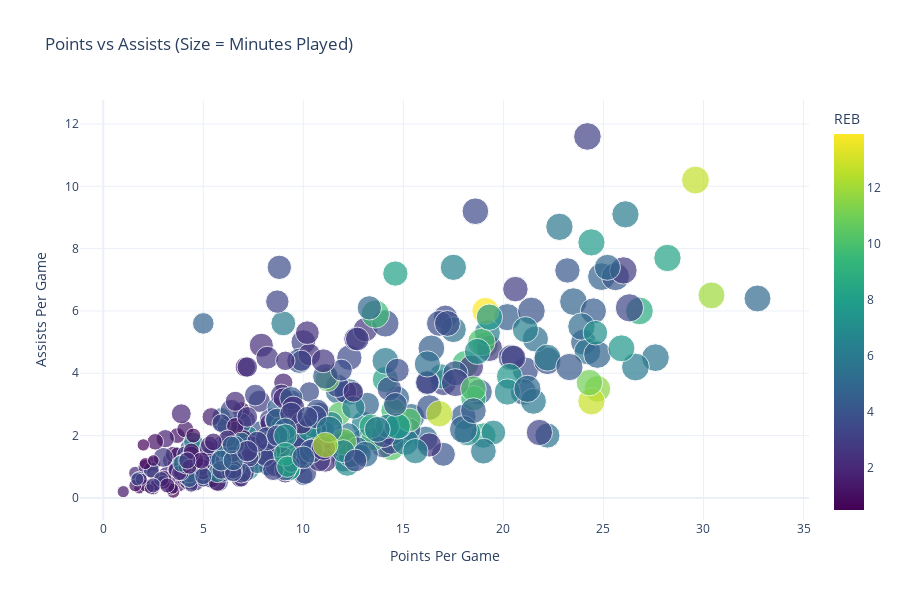

The notebook cell saved with this chart:
### Code cell
# Interactive scatter plot using Plotly
fig = px.scatter(df_work, x='PTS', y='AST', size='MIN', 
                 hover_name='PLAYER_NAME',
                 hover_data=['REB', 'FG3A', 'STL', 'BLK'],
                 title='Points vs Assists (Size = Minutes Played)',
                 labels={'PTS': 'Points Per Game', 'AST': 'Assists Per Game'},
                 color='REB',
                 color_continuous_scale='Viridis')

fig.update_layout(width=900, height=600)
fig.show()

### Figure 1 — Plotly figure (JSON) as saved in the notebook; plotly's stock layout.template omitted (floating-point values rounded to 4 significant figures; data arrays with more than 128 entries replaced by an {"elided": "..."} marker saying what was removed)
{"data": [{"customdata": {"elided": "411x4 float values"}, "hovertemplate": "<b>%{hovertext}</b><br><br>Points Per Game=%{x}<br>Assists Per Game=%{y}<br>MIN=%{marker.size}<br>REB=%{marker.color}<br>FG3A=%{customdata[1]}<br>STL=%{customdata[2]}<br>BLK=%{customdata[3]}<extra></extra>", "hovertext": {"elided": "411 str values"}, "legendgroup": "", "marker": {"color": {"elided": "411 float values"}, "coloraxis": "coloraxis", "size": {"elided": "411 float values"}, "sizemode": "area", "sizeref": 0.09425, "symbol": "circle"}, "mode": "markers", "name": "", "orientation": "v", "showlegend": false, "type": "scatter", "x": {"elided": "411 float values"}, "xaxis": "x", "y": {"elided": "411 float values"}, "yaxis": "y"}], "layout": {"coloraxis": {"colorbar": {"title": {"text": "REB"}}, "colorscale": [[0, "#440154"], [0.1111, "#482878"], [0.2222, "#3e4989"], [0.3333, "#31688e"], [0.4444, "#26828e"], [0.5556, "#1f9e89"], [0.6667, "#35b779"], [0.7778, "#6ece58"], [0.8889, "#b5de2b"], [1, "#fde725"]]}, "height": 600, "legend": {"itemsizing": "constant", "tracegroupgap": 0}, "title": {"text": "Points vs Assists (Size = Minutes Played)"}, "width": 900, "xaxis": {"anchor": "y", "domain": [0, 1], "title": {"text": "Points Per Game"}}, "yaxis": {"anchor": "x", "domain": [0, 1], "title": {"text": "Assists Per Game"}}}}
